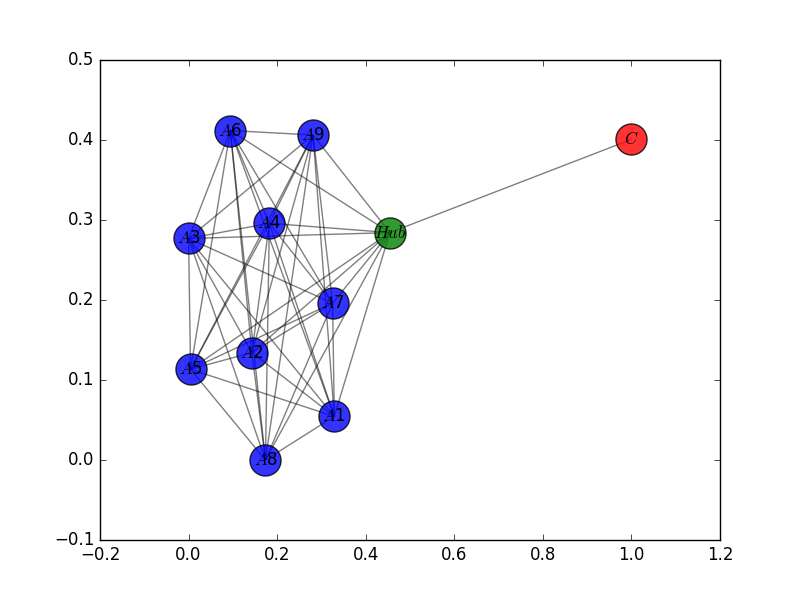

This figure's Python source:
####################################################################
#                                                                  #
#              MIS40550 NETWORK SOFTWARE MODELLING                 #
#                                                                  #
#                          ASSIGNMENT 2                            #
#                                                                  #
# AUTHOR : BANTRA ELPIDA (16200254)                                #
#          GOYAL SHRUTI (16200726)                                 #
#          GUPTA DEEPAK KUMAR (16200660)                           #
#                                                                  #
# SUPERVISOR : Dr. JAMES McDERMOTT                                 #
# Due Date: 19 April, 2017                                         #
#                                                                  #
####################################################################



####################################################################

# Importing essential libraries to run the program                 #
import networkx as nx
import random
import matplotlib.pyplot as plt
import numpy as np
import unittest
import time

final_list = [0]
# Total number of nodes in graph is 10                             #
n = 10 #No. of Nodes in Graph

####################################################################
# This function will create a fully connected graph which represent#
# the connection among various delivery agents and edge weights are#
# assigned randomly                                                #
####################################################################

def agents():
    # Creating fully connected / complete graph
    A=nx.complete_graph(n)
    # Assigning random weights to each edge in graph
    W = np.random.choice(100,len(A.edges()),replace=False)
    for i, (x, y) in enumerate(A.edges()):
        A[x][y]['w'] = W[i]
    return A

####################################################################
# This function will create customer graph - customer who ordered  #
# product                                                          #
####################################################################

def customer():
    C = nx.Graph()
    C.add_node(n+1)
    C.add_edge(n+1,0)
    return C

####################################################################
# This function will run test cases for the graph generated        #
####################################################################

def test_case():
    G1 = nx.Graph()
    G2 = nx.Graph()
    G3 = nx.Graph()
    C1 = nx.Graph()
    C2 = nx.Graph()
    C3 = nx.Graph()

    G1.add_edge(0, 1, cost=3)  # Adding Edges and cost
    G1.add_edge(0, 2, cost=2)
    G1.add_edge(0, 3, cost=7)
    G1.add_edge(1, 2, cost=4)
    G1.add_edge(1, 3, cost=1)
    G1.add_edge(2, 3, cost=5)
    C1.add_edge(4,0)
    G1.node[0]["state"] = 0
    G1.node[1]["state"] = 0
    G1.node[2]["state"] = 0
    G1.node[3]["state"] = 1


    G2.add_edge(0, 1, cost=3)  # Adding Edges and cost
    G2.add_edge(0, 2, cost=2)
    G2.add_edge(0, 3, cost=7)
    G2.add_edge(1, 2, cost=4)
    G2.add_edge(1, 3, cost=1)
    G2.add_edge(2, 3, cost=5)
    G2.add_edge(0, 4, cost=6)
    G2.add_edge(4, 2, cost=8)
    G2.add_edge(4, 3, cost=9)
    C2.add_edge(5, 0)
    G2.node[0]["state"] = 0
    G2.node[1]["state"] = 0
    G2.node[2]["state"] = 1
    G2.node[3]["state"] = 0
    G2.node[4]["state"] = 0

    G3.add_edge(0, 1, cost=3)  # Adding Edges and cost
    G3.add_edge(0, 2, cost=2)
    G3.add_edge(0, 3, cost=7)
    G3.add_edge(1, 2, cost=4)
    G3.add_edge(1, 3, cost=1)
    G3.add_edge(2, 3, cost=5)
    C3.add_edge(4, 0)
    G3.node[0]["state"] = 0
    G3.node[1]["state"] = 0
    G3.node[2]["state"] = 0
    G3.node[3]["state"] = 0
    return G1,C1,G2,C2, G3, C3

####################################################################
# This function will combine customer and delivery agents graph    #
# that can be displayed al together                                #
####################################################################

def combine(G, C):
    H = nx.compose(G,C)
    pos = nx.spring_layout(H)
    no_node = len(G.nodes())
    nx.draw_networkx_nodes(H, pos, nodelist=[no_node+1], node_color='r', node_size=500, alpha=0.8)
    nx.draw_networkx_nodes(H, pos, nodelist=[0],node_color='g', node_size=500, alpha=0.8)
    nx.draw_networkx_nodes(H, pos, nodelist = range(1,no_node), node_color='b', node_size=500, alpha=0.8)
    nx.draw_networkx_edges(H, pos, width=1.0, alpha=0.5)
    lab = nx.get_edge_attributes(G, 'cost')
    nx.draw_networkx_edge_labels(G, pos, edge_labels=lab)
    labels = {}
    labels[0] = r'$Hub$'
    for i in range(1,no_node):
        labels[i]= r'$A$' + str(i)
    labels[n+1] = r'$C$'
    nx.draw_networkx_labels(H, pos, labels, font_size=12)
    plt.savefig('main.png')
    #plt.show()


####################################################################
# This function will assign states to the delivery agents          #
# Available - 1                                                    #
# Not Available - 0                                                #
####################################################################

def  agent_status(G):
    #Possible states of any agents
    # 0 : Not available for work or Busy in delivering a product
    # 1 : Available    G= agents()
    for u in G.nodes():
        G.node[u]["state"] = 0
    init = random.sample(G.nodes(), int(n/2))
    for u in init:
        G.node[u]["state"] = 1

####################################################################
# This function will create a list of the agents who are available #
# for delivery from the graph                                      #
####################################################################

def select_available_agent(G):
    agent_available = []
    for i in G.nodes():
        if G.node[i]["state"]==1:
            agent_available.append(i)
    if agent_available == []:
        print("No Delivery Agents are Available")
    else:
        del agent_available[0]
        print("Available Agent are", agent_available)
    return agent_available

####################################################################
# This function will randomly allot a delivery agent amongst all   #
# other agents to start delivery with                              #
####################################################################

def random_allot():
    #Hub will randomly select an delivery agent
    initial_node = random.randint(1,n-1)
    print("Randomly Assigned Delivery Agent:", initial_node)
    return initial_node

####################################################################
# This function will find the available agent who is available to  #
# deliver the product to customer                                  #
#                                                                  #
# If the first allotted random agent is available then delivery    #
# will be done by first agent but if the agent status is not       #
# available then it will move nearest next neighbour whose edge    #
# weight is least and so on until the available agent is found     #
####################################################################

def find_agent(start,G):
    print("Start Agent:",start)
    initial = start
    if G.node[initial]["state"]==1: #Available
        print("Product Will be Delivered by Agent:", initial)
        final_list[0]=initial
    elif G.node[initial]["state"]==0: # Not Available
        next = next_node_cost(initial,G)
        G.remove_node(start)
        find_agent(next,G)
    else:
        print("Available Agents Do Not Want Go")
        exit(0)

####################################################################
# This function will find the next delivery agent according to     #
# nearest neighbour                                                #
####################################################################

def next_node_cost(start,G):
    neighbours= G.neighbors(start)
    neighbours.remove(0)
    W = {}
    print("Source", "Target", "Cost")
    for index,neighbour in enumerate(neighbours):
        W[neighbour]= nx.shortest_path_length(G, source=start, target=neighbour,weight='w')
        print(start,"\t\t",
              neighbour,"\t\t",
              W[neighbour])
    min_cost = min(sorted(W.values()))
    print("Minimum Cost: ",min_cost)
    next= list(W.keys())[list(W.values()).index(min_cost)]
    print("Next Delivery Agent :",next)
    print("-----------------------------------------------------")
    return next

class test_Case(unittest.TestCase):

    def __init__(self,testname, G):
        super(test_Case, self).__init__(testname)
        self.G = G
    def test_find_agent_G1(self):
        print("-------------------  Case One    -------------------")
        sTime = time.clock()
        print(self.G.nodes())
        agent = find_agent(3, self.G)
        self.assertEqual(final_list[0],3)
        ttime = time.clock() - sTime
        print("Time Taken", round(ttime, 6), " seconds\n")

    def test_find_agent_G2(self):
        print("--------------------  Case Two ---------------------")
        print(self.G.nodes())
        sTime = time.clock()
        agent1 = find_agent(3, self.G)
        self.assertEqual(final_list[0],2)
        ttime = time.clock() - sTime
        print("Time Taken", round(ttime, 6), " seconds\n")


    def test_select_available_agent(self):
        print("-------------------  Case Three   -------------------")
        select_available_agent(self.G)

####################################################################
# Main function to call the program                                #
####################################################################

def main(G,C,start):
    print("-------------------  Start of Main  -------------------")
    agent_status(G)
    select_available_agent(G)
    print(G.nodes())
    #combine(G, C )
    find_agent(start,G)
    print("-------------------   End of Main   -------------------")

if __name__ == "__main__":

    start = random_allot()
    sTime = time.clock()
    main(agents(),customer(),start)
    ttime = time.clock() - sTime
    print("Time Taken", round(ttime, 6), " seconds\n")
    print("------------------  Start of Testing ---------------")
    G1, C1, G2, C2, G3, C3 = test_case()
    suite = unittest.TestSuite()
    suite.addTest(test_Case("test_find_agent_G1", G1))
    suite.addTest(test_Case("test_find_agent_G2", G2))
    suite.addTest(test_Case("test_select_available_agent", G3))
    unittest.TextTestRunner().run(suite)
